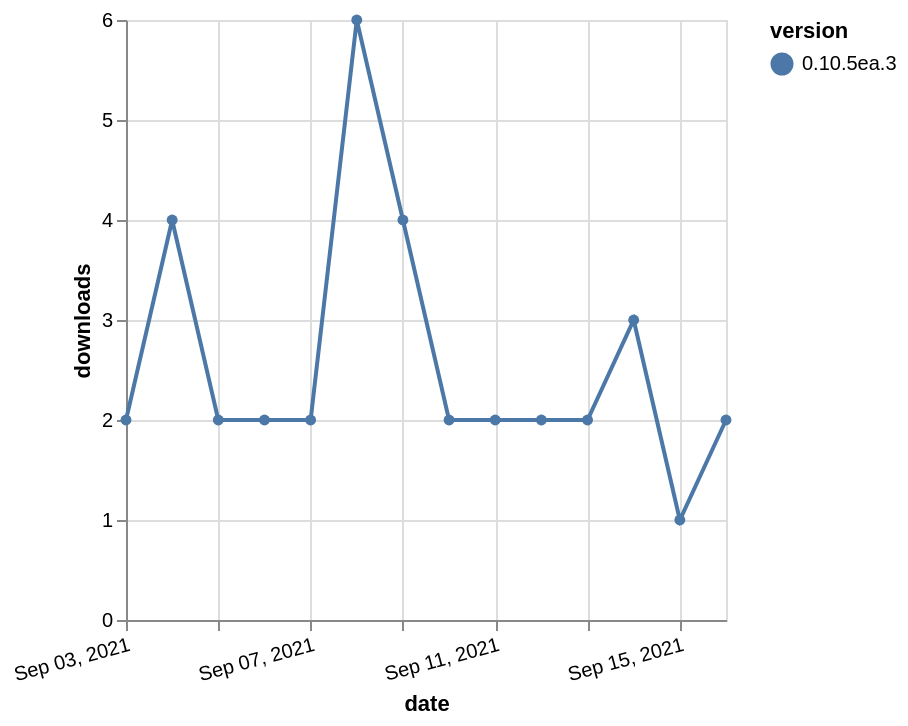

Vega-Lite specification stored for this chart:
### Vega-Lite specification from a JSON file in a GitHub repository (floating-point values rounded to 4 significant figures)
{"$schema": "https://vega.github.io/schema/vega-lite/v5.json", "description": "A simple bar chart with embedded data.", "data": {"values": [{"date": "2021-09-03", "total": 3723, "delta": 2, "version": "0.10.5ea.3"}, {"date": "2021-09-04", "total": 3727, "delta": 4, "version": "0.10.5ea.3"}, {"date": "2021-09-05", "total": 3729, "delta": 2, "version": "0.10.5ea.3"}, {"date": "2021-09-06", "total": 3731, "delta": 2, "version": "0.10.5ea.3"}, {"date": "2021-09-07", "total": 3733, "delta": 2, "version": "0.10.5ea.3"}, {"date": "2021-09-08", "total": 3739, "delta": 6, "version": "0.10.5ea.3"}, {"date": "2021-09-09", "total": 3743, "delta": 4, "version": "0.10.5ea.3"}, {"date": "2021-09-10", "total": 3745, "delta": 2, "version": "0.10.5ea.3"}, {"date": "2021-09-11", "total": 3747, "delta": 2, "version": "0.10.5ea.3"}, {"date": "2021-09-12", "total": 3749, "delta": 2, "version": "0.10.5ea.3"}, {"date": "2021-09-13", "total": 3751, "delta": 2, "version": "0.10.5ea.3"}, {"date": "2021-09-14", "total": 3754, "delta": 3, "version": "0.10.5ea.3"}, {"date": "2021-09-15", "total": 3755, "delta": 1, "version": "0.10.5ea.3"}, {"date": "2021-09-16", "total": 3757, "delta": 2, "version": "0.10.5ea.3"}]}, "width": "container", "mark": {"type": "line", "point": {"filled": true}}, "encoding": {"x": {"field": "date", "type": "temporal", "timeUnit": "yearmonthdate", "title": "date", "axis": {"labelAngle": -15}}, "y": {"field": "delta", "type": "quantitative", "title": "downloads"}, "color": {"field": "version", "type": "nominal"}, "tooltip": {"field": "delta"}}}
